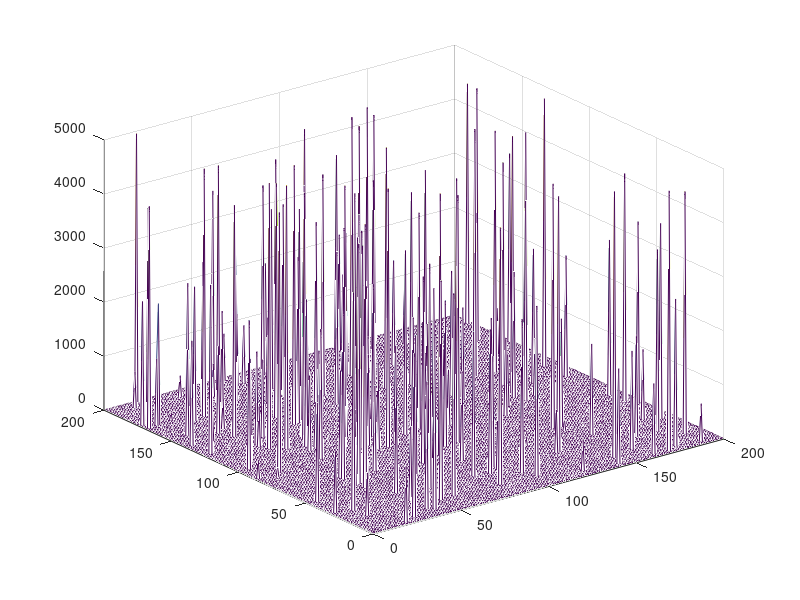

Reproduce this figure in MATLAB. (Note: this script raises an error after producing the figure.)
figure(2); clf; figure(1); clf; drawnow;   N=200; z=rand(N)*10; p=ceil(rand(N,2)*N); for i=1:N; z(p(i,1),p(i,2))=rand(1,1)*5000; end; mesh(z); drawnow;  zs=zeros(N-2*W); W=N/20; for i=W+1:N-W; i;,  for j=W+1:N-W; j;, zs(i-W,j-W)=mean(mean(z(i-W:i+W,j-W:j+W))); end; end; figure(2); h=mesh(zs); axis equal
cockpit(zs)